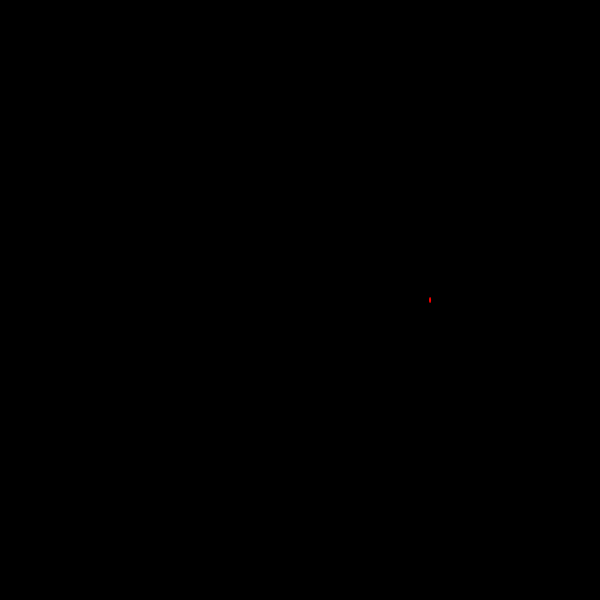
Frame 1 (no input)
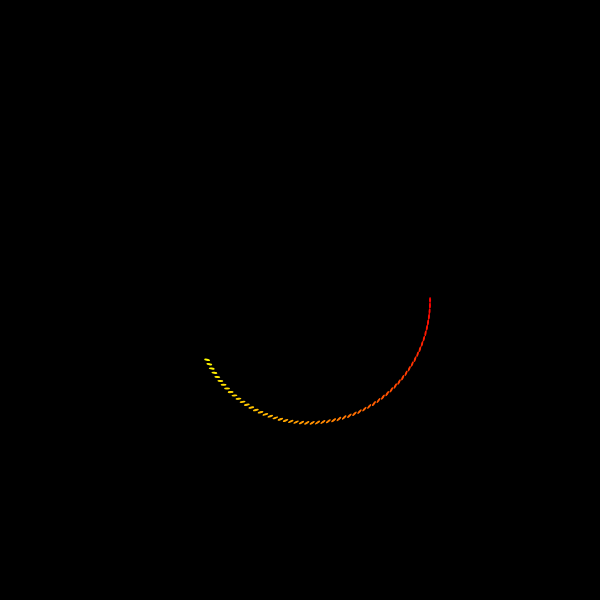
Frame 60 (no input)
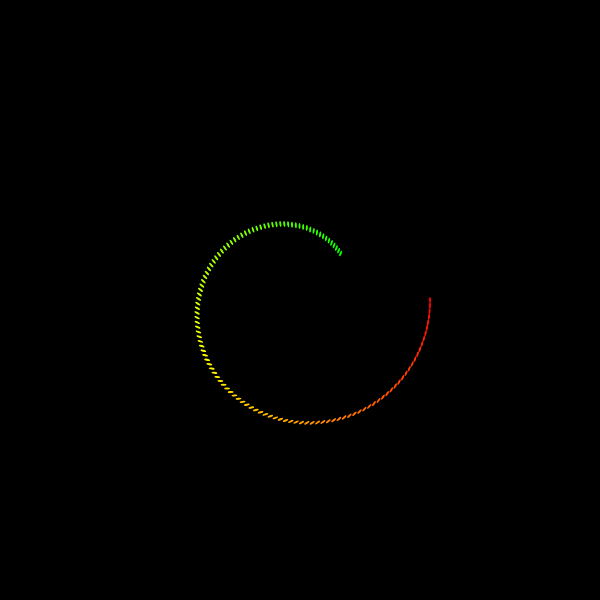
Frame 120 (the mouse pressed at the canvas centre since frame 60)

The p5.js sketch that drew these frames (run headless with seeded random() and noise() and a simulated clock; from frame 60 on, the mouse is pressed at the canvas centre):

// p5.js sketch
// ── sketch.js
var R, r;
var p;
var t = 0;
var dt = 0.05;
var t_inner = 0;
var c = 0;
var dc = 1;

var point = [];

function mouseClicked() {
  background(0);
  r = random(0, R);
  p = random(0, r);
}

function setup() {
  createCanvas(600,600);
  colorMode(HSB);
  R = width/2;
  r = random(0, R);
  p = random(0, r);
  frameRate(1000);
  background(0);
}

function draw() {
  stroke(c, 255, 255);
	fill(c, 255, 255);

  // update the inner circle's rotation
  t_inner = -((R-r)/r)*t;

  // draw outer circle
  translate(R,R);
  rotate(t);

  // swith to the inner circle's axis and draw
  translate(R-r, 0);
  rotate(t_inner);
	ellipse(p,0, 1, 5);

  t += dt;
  c += dc;;
  if (c>255 || c < 0) dc *= -1;;
}
